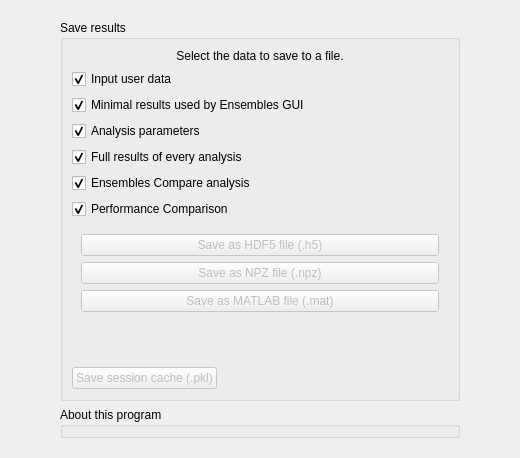
      <widget class="QWidget" name="tab_2">
       <attribute name="title">
        <string>Save</string>
       </attribute>
       <layout class="QHBoxLayout" name="horizontalLayout_35">
        <item>
         <spacer name="horizontalSpacer">
          <property name="orientation">
           <enum>Qt::Horizontal</enum>
          </property>
          <property name="sizeHint" stdset="0">
           <size>
            <width>40</width>
            <height>20</height>
           </size>
          </property>
         </spacer>
        </item>
        <item>
         <widget class="QWidget" name="widget" native="true">
          <layout class="QGridLayout" name="gridLayout_3">
           <item row="0" column="0" rowspan="2">
            <widget class="QGroupBox" name="groupBox_26">
             <property name="sizePolicy">
              <sizepolicy hsizetype="Expanding" vsizetype="Preferred">
               <horstretch>0</horstretch>
               <verstretch>0</verstretch>
              </sizepolicy>
             </property>
             <property name="minimumSize">
              <size>
               <width>400</width>
               <height>0</height>
              </size>
             </property>
             <property name="title">
              <string>Save results</string>
             </property>
             <layout class="QVBoxLayout" name="verticalLayout_45">
              <item>
               <widget class="QLabel" name="label_27">
                <property name="text">
                 <string>Select the data to save to a file.</string>
                </property>
                <property name="alignment">
                 <set>Qt::AlignCenter</set>
                </property>
               </widget>
              </item>
              <item>
               <widget class="QCheckBox" name="save_check_input">
                <property name="toolTip">
                 <string>Select to add the user input data to the file.</string>
                </property>
                <property name="text">
                 <string>Input user data</string>
                </property>
                <property name="checked">
                 <bool>true</bool>
                </property>
               </widget>
              </item>
              <item>
               <widget class="QCheckBox" name="save_check_minimal">
                <property name="toolTip">
                 <string>Select to add the minimal analysis results used by this GUI to the file.</string>
                </property>
                <property name="text">
                 <string>Minimal results used by Ensembles GUI</string>
                </property>
                <property name="checked">
                 <bool>true</bool>
                </property>
               </widget>
              </item>
              <item>
               <widget class="QCheckBox" name="save_check_params">
                <property name="toolTip">
                 <string>Select to add the analysis parameters to the file.</string>
                </property>
                <property name="text">
                 <string>Analysis parameters</string>
                </property>
                <property name="checked">
                 <bool>true</bool>
                </property>
               </widget>
              </item>
              <item>
               <widget class="QCheckBox" name="save_check_full">
                <property name="toolTip">
                 <string>Select to add all the results of every analysis to the file, even those that are not used by the GUI.</string>
                </property>
                <property name="text">
                 <string>Full results of every analysis</string>
                </property>
                <property name="checked">
                 <bool>true</bool>
                </property>
               </widget>
              </item>
              <item>
               <widget class="QCheckBox" name="save_check_enscomp">
                <property name="toolTip">
                 <string>Select to add the similarity matrix of the analysis results to the file.</string>
                </property>
                <property name="text">
                 <string>Ensembles Compare analysis</string>
                </property>
                <property name="checked">
                 <bool>true</bool>
                </property>
               </widget>
              </item>
              <item>
               <widget class="QCheckBox" name="save_check_perf">
                <property name="toolTip">
                 <string>Select to add the performance comparission matrix to the file.</string>
                </property>
                <property name="text">
                 <string>Performance Comparison</string>
                </property>
                <property name="checked">
                 <bool>true</bool>
                </property>
               </widget>
              </item>
              <item>
               <widget class="QWidget" name="widget_23" native="true">
                <layout class="QVBoxLayout" name="verticalLayout_68">
                 <item>
                  <widget class="QPushButton" name="save_btn_hdf5">
                   <property name="enabled">
                    <bool>false</bool>
                   </property>
                   <property name="toolTip">
                    <string>Save the selected data to an HDF5 file, useful for quick visualization of the results and to use across different platforms.</string>
                   </property>
                   <property name="text">
                    <string>Save as HDF5 file (.h5)</string>
                   </property>
                  </widget>
                 </item>
                 <item>
                  <widget class="QPushButton" name="save_btn_npz">
                   <property name="enabled">
                    <bool>false</bool>
                   </property>
                   <property name="toolTip">
                    <string>Numpy NPZ format useful for later analysis in Python.
NPZ is a lightweight numerical format</string>
                   </property>
                   <property name="text">
                    <string>Save as NPZ file (.npz)</string>
                   </property>
                  </widget>
                 </item>
                 <item>
                  <widget class="QPushButton" name="save_btn_mat">
                   <property name="enabled">
                    <bool>false</bool>
                   </property>
                   <property name="toolTip">
                    <string>Save the selected data as a MATLAB file, useful for later use in MATLAB.</string>
                   </property>
                   <property name="text">
                    <string>Save as MATLAB file (.mat)</string>
                   </property>
                  </widget>
                 </item>
                </layout>
               </widget>
              </item>
              <item>
               <spacer name="verticalSpacer">
                <property name="orientation">
                 <enum>Qt::Vertical</enum>
                </property>
                <property name="sizeHint" stdset="0">
                 <size>
                  <width>20</width>
                  <height>40</height>
                 </size>
                </property>
               </spacer>
              </item>
              <item>
               <widget class="QPushButton" name="save_btn_pkl">
                <property name="enabled">
                 <bool>false</bool>
                </property>
                <property name="sizePolicy">
                 <sizepolicy hsizetype="Maximum" vsizetype="Fixed">
                  <horstretch>0</horstretch>
                  <verstretch>0</verstretch>
                 </sizepolicy>
                </property>
                <property name="toolTip">
                 <string>Save selected data as Pickle file.
Pickle files are not guaranteed to be stable across Python versions
and should not be used for long term storage or sharing.</string>
                </property>
                <property name="text">
                 <string>Save session cache (.pkl)</string>
                </property>
               </widget>
              </item>
             </layout>
            </widget>
           </item>
           <item row="2" column="0">
            <widget class="QGroupBox" name="main_about_box">
             <property name="sizePolicy">
              <sizepolicy hsizetype="Preferred" vsizetype="Maximum">
               <horstretch>0</horstretch>
               <verstretch>0</verstretch>
              </sizepolicy>
             </property>
             <property name="title">
              <string>About this program</string>
             </property>
            </widget>
           </item>
          </layout>
         </widget>
        </item>
        <item>
         <spacer name="horizontalSpacer_2">
          <property name="orientation">
           <enum>Qt::Horizontal</enum>
          </property>
          <property name="sizeHint" stdset="0">
           <size>
            <width>40</width>
            <height>20</height>
           </size>
          </property>
         </spacer>
        </item>
       </layout>
      </widget>
